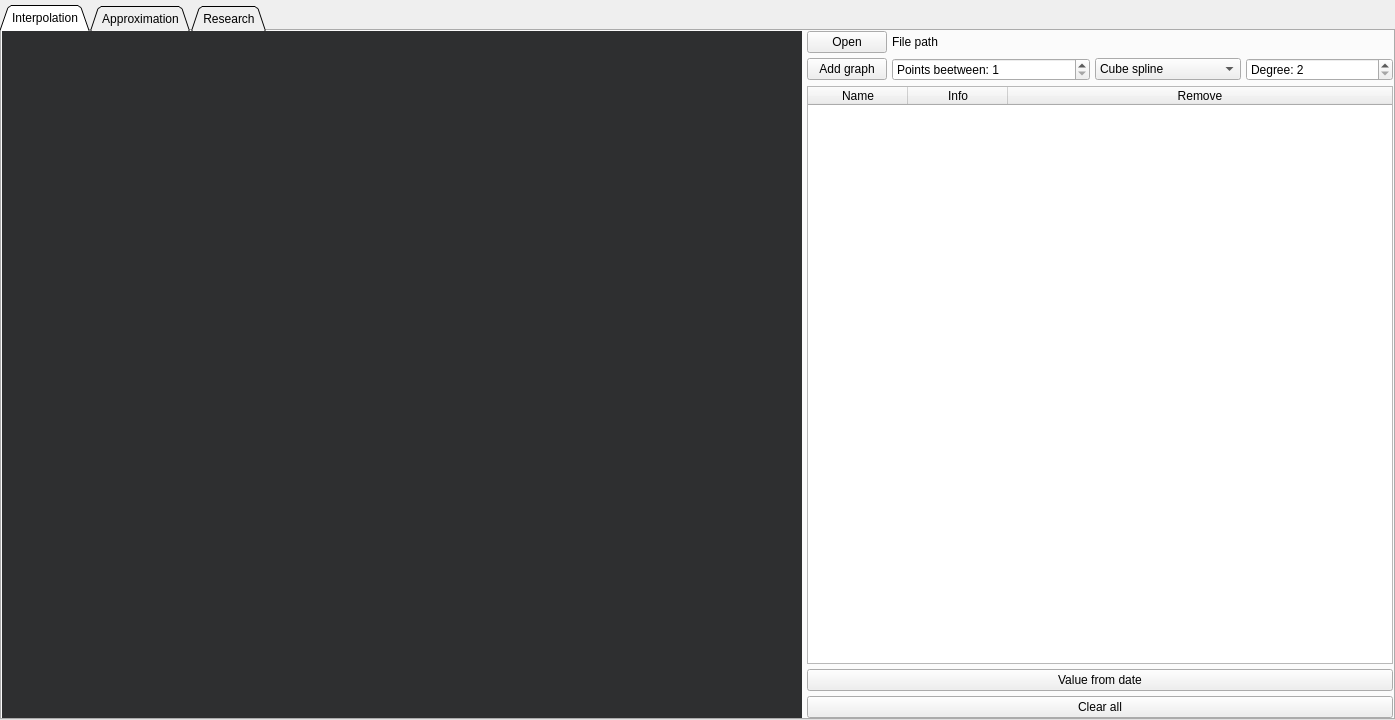
<?xml version="1.0" encoding="UTF-8"?>
<ui version="4.0">
 <class>View</class>
 <widget class="QMainWindow" name="View">
  <property name="geometry">
   <rect>
    <x>0</x>
    <y>0</y>
    <width>1395</width>
    <height>720</height>
   </rect>
  </property>
  <property name="sizePolicy">
   <sizepolicy hsizetype="Expanding" vsizetype="Expanding">
    <horstretch>0</horstretch>
    <verstretch>0</verstretch>
   </sizepolicy>
  </property>
  <property name="minimumSize">
   <size>
    <width>1280</width>
    <height>720</height>
   </size>
  </property>
  <property name="baseSize">
   <size>
    <width>1280</width>
    <height>720</height>
   </size>
  </property>
  <property name="windowTitle">
   <string>Algorithmic trading 1.0</string>
  </property>
  <property name="windowOpacity">
   <double>1.000000000000000</double>
  </property>
  <widget class="QWidget" name="centralwidget">
   <property name="sizePolicy">
    <sizepolicy hsizetype="Expanding" vsizetype="Expanding">
     <horstretch>0</horstretch>
     <verstretch>0</verstretch>
    </sizepolicy>
   </property>
   <property name="autoFillBackground">
    <bool>true</bool>
   </property>
   <layout class="QGridLayout" name="gl_main">
    <property name="sizeConstraint">
     <enum>QLayout::SetMinAndMaxSize</enum>
    </property>
    <property name="leftMargin">
     <number>0</number>
    </property>
    <property name="topMargin">
     <number>5</number>
    </property>
    <property name="rightMargin">
     <number>0</number>
    </property>
    <property name="bottomMargin">
     <number>0</number>
    </property>
    <property name="spacing">
     <number>0</number>
    </property>
    <item row="0" column="0">
     <widget class="QTabWidget" name="tb_main_method">
      <property name="minimumSize">
       <size>
        <width>420</width>
        <height>0</height>
       </size>
      </property>
      <property name="autoFillBackground">
       <bool>false</bool>
      </property>
      <property name="tabPosition">
       <enum>QTabWidget::North</enum>
      </property>
      <property name="tabShape">
       <enum>QTabWidget::Triangular</enum>
      </property>
      <property name="currentIndex">
       <number>0</number>
      </property>
      <property name="elideMode">
       <enum>Qt::ElideLeft</enum>
      </property>
      <property name="usesScrollButtons">
       <bool>false</bool>
      </property>
      <property name="movable">
       <bool>false</bool>
      </property>
      <property name="tabBarAutoHide">
       <bool>false</bool>
      </property>
      <widget class="QWidget" name="tw_interpolation">
       <property name="sizePolicy">
        <sizepolicy hsizetype="Expanding" vsizetype="Expanding">
         <horstretch>0</horstretch>
         <verstretch>0</verstretch>
        </sizepolicy>
       </property>
       <attribute name="title">
        <string>Interpolation</string>
       </attribute>
       <layout class="QGridLayout" name="gl_interpolation">
        <property name="sizeConstraint">
         <enum>QLayout::SetMinAndMaxSize</enum>
        </property>
        <property name="leftMargin">
         <number>0</number>
        </property>
        <property name="topMargin">
         <number>0</number>
        </property>
        <property name="rightMargin">
         <number>0</number>
        </property>
        <property name="bottomMargin">
         <number>0</number>
        </property>
        <property name="spacing">
         <number>5</number>
        </property>
        <item row="1" column="5">
         <widget class="QSpinBox" name="int_degree_sbx">
          <property name="sizePolicy">
           <sizepolicy hsizetype="Minimum" vsizetype="Fixed">
            <horstretch>0</horstretch>
            <verstretch>0</verstretch>
           </sizepolicy>
          </property>
          <property name="minimumSize">
           <size>
            <width>0</width>
            <height>0</height>
           </size>
          </property>
          <property name="prefix">
           <string>Degree: </string>
          </property>
          <property name="minimum">
           <number>2</number>
          </property>
         </widget>
        </item>
        <item row="0" column="0" rowspan="5">
         <widget class="ChartArea" name="int_graph_wgt" native="true">
          <property name="minimumSize">
           <size>
            <width>800</width>
            <height>600</height>
           </size>
          </property>
          <property name="palette">
           <palette>
            <active>
             <colorrole role="Button">
              <brush brushstyle="SolidPattern">
               <color alpha="255">
                <red>46</red>
                <green>47</green>
                <blue>48</blue>
               </color>
              </brush>
             </colorrole>
             <colorrole role="Base">
              <brush brushstyle="SolidPattern">
               <color alpha="255">
                <red>46</red>
                <green>47</green>
                <blue>48</blue>
               </color>
              </brush>
             </colorrole>
             <colorrole role="Window">
              <brush brushstyle="SolidPattern">
               <color alpha="255">
                <red>46</red>
                <green>47</green>
                <blue>48</blue>
               </color>
              </brush>
             </colorrole>
            </active>
            <inactive>
             <colorrole role="Button">
              <brush brushstyle="SolidPattern">
               <color alpha="255">
                <red>46</red>
                <green>47</green>
                <blue>48</blue>
               </color>
              </brush>
             </colorrole>
             <colorrole role="Base">
              <brush brushstyle="SolidPattern">
               <color alpha="255">
                <red>46</red>
                <green>47</green>
                <blue>48</blue>
               </color>
              </brush>
             </colorrole>
             <colorrole role="Window">
              <brush brushstyle="SolidPattern">
               <color alpha="255">
                <red>46</red>
                <green>47</green>
                <blue>48</blue>
               </color>
              </brush>
             </colorrole>
            </inactive>
            <disabled>
             <colorrole role="Button">
              <brush brushstyle="SolidPattern">
               <color alpha="255">
                <red>46</red>
                <green>47</green>
                <blue>48</blue>
               </color>
              </brush>
             </colorrole>
             <colorrole role="Base">
              <brush brushstyle="SolidPattern">
               <color alpha="255">
                <red>46</red>
                <green>47</green>
                <blue>48</blue>
               </color>
              </brush>
             </colorrole>
             <colorrole role="Window">
              <brush brushstyle="SolidPattern">
               <color alpha="255">
                <red>46</red>
                <green>47</green>
                <blue>48</blue>
               </color>
              </brush>
             </colorrole>
            </disabled>
           </palette>
          </property>
          <property name="autoFillBackground">
           <bool>false</bool>
          </property>
          <property name="styleSheet">
           <string notr="true">background-color: rgb(46, 47, 48);
border: 1px solid rgb(46, 47, 48);</string>
          </property>
         </widget>
        </item>
        <item row="1" column="2" colspan="2">
         <widget class="QSpinBox" name="sb_int_points">
          <property name="sizePolicy">
           <sizepolicy hsizetype="Minimum" vsizetype="Fixed">
            <horstretch>0</horstretch>
            <verstretch>0</verstretch>
           </sizepolicy>
          </property>
          <property name="prefix">
           <string>Points beetween: </string>
          </property>
          <property name="minimum">
           <number>1</number>
          </property>
          <property name="maximum">
           <number>100</number>
          </property>
         </widget>
        </item>
        <item row="4" column="1" colspan="5">
         <widget class="QPushButton" name="btn_int_clear">
          <property name="minimumSize">
           <size>
            <width>0</width>
            <height>0</height>
           </size>
          </property>
          <property name="text">
           <string>Clear all</string>
          </property>
         </widget>
        </item>
        <item row="3" column="1" colspan="5">
         <widget class="QPushButton" name="int_data_to_date">
          <property name="minimumSize">
           <size>
            <width>0</width>
            <height>0</height>
           </size>
          </property>
          <property name="text">
           <string>Value from date</string>
          </property>
         </widget>
        </item>
        <item row="1" column="1">
         <widget class="QPushButton" name="int_add_graph">
          <property name="sizePolicy">
           <sizepolicy hsizetype="Fixed" vsizetype="Fixed">
            <horstretch>0</horstretch>
            <verstretch>0</verstretch>
           </sizepolicy>
          </property>
          <property name="minimumSize">
           <size>
            <width>0</width>
            <height>0</height>
           </size>
          </property>
          <property name="text">
           <string>Add graph</string>
          </property>
         </widget>
        </item>
        <item row="2" column="1" colspan="5">
         <widget class="TableController" name="int_tab">
          <property name="sizePolicy">
           <sizepolicy hsizetype="Preferred" vsizetype="Preferred">
            <horstretch>0</horstretch>
            <verstretch>0</verstretch>
           </sizepolicy>
          </property>
          <property name="minimumSize">
           <size>
            <width>420</width>
            <height>0</height>
           </size>
          </property>
          <property name="maximumSize">
           <size>
            <width>16777215</width>
            <height>16777215</height>
           </size>
          </property>
          <attribute name="horizontalHeaderMinimumSectionSize">
           <number>100</number>
          </attribute>
          <attribute name="horizontalHeaderDefaultSectionSize">
           <number>100</number>
          </attribute>
          <attribute name="horizontalHeaderStretchLastSection">
           <bool>true</bool>
          </attribute>
          <attribute name="verticalHeaderStretchLastSection">
           <bool>false</bool>
          </attribute>
          <column>
           <property name="text">
            <string>Name</string>
           </property>
          </column>
          <column>
           <property name="text">
            <string>Info</string>
           </property>
          </column>
          <column>
           <property name="text">
            <string>Remove</string>
           </property>
          </column>
         </widget>
        </item>
        <item row="0" column="1">
         <widget class="QPushButton" name="int_open_btn">
          <property name="sizePolicy">
           <sizepolicy hsizetype="Minimum" vsizetype="Fixed">
            <horstretch>0</horstretch>
            <verstretch>0</verstretch>
           </sizepolicy>
          </property>
          <property name="text">
           <string>Open</string>
          </property>
         </widget>
        </item>
        <item row="0" column="2">
         <widget class="QLabel" name="lbl_int_file">
          <property name="sizePolicy">
           <sizepolicy hsizetype="Fixed" vsizetype="Fixed">
            <horstretch>0</horstretch>
            <verstretch>0</verstretch>
           </sizepolicy>
          </property>
          <property name="text">
           <string>File path</string>
          </property>
         </widget>
        </item>
        <item row="1" column="4">
         <widget class="QComboBox" name="int_type_cbox">
          <property name="sizePolicy">
           <sizepolicy hsizetype="Minimum" vsizetype="Fixed">
            <horstretch>0</horstretch>
            <verstretch>0</verstretch>
           </sizepolicy>
          </property>
          <property name="frame">
           <bool>true</bool>
          </property>
          <item>
           <property name="text">
            <string>Cube spline</string>
           </property>
          </item>
          <item>
           <property name="text">
            <string>Newton's polynomial</string>
           </property>
          </item>
         </widget>
        </item>
        <item row="0" column="3" colspan="3">
         <widget class="QLabel" name="int_file_path_lbl">
          <property name="sizePolicy">
           <sizepolicy hsizetype="Preferred" vsizetype="Fixed">
            <horstretch>0</horstretch>
            <verstretch>0</verstretch>
           </sizepolicy>
          </property>
          <property name="maximumSize">
           <size>
            <width>16777215</width>
            <height>500</height>
           </size>
          </property>
          <property name="text">
           <string/>
          </property>
         </widget>
        </item>
       </layout>
      </widget>
      <widget class="QWidget" name="tw_approximation">
       <property name="sizePolicy">
        <sizepolicy hsizetype="Expanding" vsizetype="Expanding">
         <horstretch>0</horstretch>
         <verstretch>0</verstretch>
        </sizepolicy>
       </property>
       <attribute name="title">
        <string>Approximation</string>
       </attribute>
       <layout class="QGridLayout" name="gl_approximation" rowstretch="0,0,0,0,0">
        <property name="sizeConstraint">
         <enum>QLayout::SetMinAndMaxSize</enum>
        </property>
        <property name="leftMargin">
         <number>0</number>
        </property>
        <property name="topMargin">
         <number>0</number>
        </property>
        <property name="rightMargin">
         <number>0</number>
        </property>
        <property name="bottomMargin">
         <number>0</number>
        </property>
        <property name="spacing">
         <number>5</number>
        </property>
        <item row="0" column="2">
         <widget class="QLabel" name="lbl_app_file">
          <property name="sizePolicy">
           <sizepolicy hsizetype="Fixed" vsizetype="Fixed">
            <horstretch>0</horstretch>
            <verstretch>0</verstretch>
           </sizepolicy>
          </property>
          <property name="text">
           <string>File path</string>
          </property>
         </widget>
        </item>
        <item row="1" column="2" colspan="2">
         <widget class="QSpinBox" name="sb_app_points">
          <property name="sizePolicy">
           <sizepolicy hsizetype="Minimum" vsizetype="Fixed">
            <horstretch>0</horstretch>
            <verstretch>0</verstretch>
           </sizepolicy>
          </property>
          <property name="prefix">
           <string>Points beetwen: </string>
          </property>
          <property name="minimum">
           <number>1</number>
          </property>
          <property name="maximum">
           <number>100</number>
          </property>
         </widget>
        </item>
        <item row="1" column="1">
         <widget class="QPushButton" name="app_add_graph">
          <property name="sizePolicy">
           <sizepolicy hsizetype="Fixed" vsizetype="Fixed">
            <horstretch>0</horstretch>
            <verstretch>0</verstretch>
           </sizepolicy>
          </property>
          <property name="minimumSize">
           <size>
            <width>0</width>
            <height>0</height>
           </size>
          </property>
          <property name="text">
           <string>Add graph</string>
          </property>
         </widget>
        </item>
        <item row="2" column="1" colspan="6">
         <widget class="TableController" name="app_tab">
          <property name="sizePolicy">
           <sizepolicy hsizetype="Preferred" vsizetype="Preferred">
            <horstretch>0</horstretch>
            <verstretch>0</verstretch>
           </sizepolicy>
          </property>
          <property name="minimumSize">
           <size>
            <width>420</width>
            <height>0</height>
           </size>
          </property>
          <property name="maximumSize">
           <size>
            <width>16777215</width>
            <height>16777215</height>
           </size>
          </property>
          <attribute name="horizontalHeaderMinimumSectionSize">
           <number>100</number>
          </attribute>
          <attribute name="horizontalHeaderDefaultSectionSize">
           <number>100</number>
          </attribute>
          <attribute name="horizontalHeaderStretchLastSection">
           <bool>true</bool>
          </attribute>
          <attribute name="verticalHeaderStretchLastSection">
           <bool>false</bool>
          </attribute>
          <column>
           <property name="text">
            <string>Name</string>
           </property>
          </column>
          <column>
           <property name="text">
            <string>Info</string>
           </property>
          </column>
          <column>
           <property name="text">
            <string>Remove</string>
           </property>
          </column>
         </widget>
        </item>
        <item row="4" column="1" colspan="6">
         <widget class="QPushButton" name="btn_app_clear">
          <property name="sizePolicy">
           <sizepolicy hsizetype="Minimum" vsizetype="Fixed">
            <horstretch>0</horstretch>
            <verstretch>0</verstretch>
           </sizepolicy>
          </property>
          <property name="minimumSize">
           <size>
            <width>100</width>
            <height>0</height>
           </size>
          </property>
          <property name="text">
           <string>Clear all</string>
          </property>
         </widget>
        </item>
        <item row="0" column="0" rowspan="5">
         <widget class="ChartArea" name="app_graph_wgt" native="true">
          <property name="minimumSize">
           <size>
            <width>800</width>
            <height>600</height>
           </size>
          </property>
          <property name="autoFillBackground">
           <bool>false</bool>
          </property>
          <property name="styleSheet">
           <string notr="true">background-color: rgb(46, 47, 48);
border: 1px solid rgb(46, 47, 48);</string>
          </property>
         </widget>
        </item>
        <item row="0" column="1">
         <widget class="QPushButton" name="app_open_btn">
          <property name="text">
           <string>Open</string>
          </property>
         </widget>
        </item>
        <item row="3" column="1" colspan="6">
         <widget class="QPushButton" name="app_data_to_date">
          <property name="sizePolicy">
           <sizepolicy hsizetype="Minimum" vsizetype="Fixed">
            <horstretch>0</horstretch>
            <verstretch>0</verstretch>
           </sizepolicy>
          </property>
          <property name="minimumSize">
           <size>
            <width>100</width>
            <height>0</height>
           </size>
          </property>
          <property name="text">
           <string>Value from date</string>
          </property>
         </widget>
        </item>
        <item row="1" column="4">
         <widget class="QSpinBox" name="app_degree_sbx">
          <property name="sizePolicy">
           <sizepolicy hsizetype="Minimum" vsizetype="Fixed">
            <horstretch>0</horstretch>
            <verstretch>0</verstretch>
           </sizepolicy>
          </property>
          <property name="alignment">
           <set>Qt::AlignLeading|Qt::AlignLeft|Qt::AlignVCenter</set>
          </property>
          <property name="prefix">
           <string>Degree: </string>
          </property>
          <property name="minimum">
           <number>1</number>
          </property>
          <property name="maximum">
           <number>6</number>
          </property>
          <property name="value">
           <number>1</number>
          </property>
         </widget>
        </item>
        <item row="1" column="5">
         <widget class="QSpinBox" name="dsb_app_points_after">
          <property name="suffix">
           <string/>
          </property>
          <property name="prefix">
           <string>M: </string>
          </property>
          <property name="minimum">
           <number>1</number>
          </property>
         </widget>
        </item>
        <item row="1" column="6">
         <widget class="QCheckBox" name="app_usersweights_cbx">
          <property name="text">
           <string>Use users weights</string>
          </property>
         </widget>
        </item>
        <item row="0" column="3" colspan="4">
         <widget class="QLabel" name="app_file_path_lbl">
          <property name="sizePolicy">
           <sizepolicy hsizetype="Preferred" vsizetype="Fixed">
            <horstretch>0</horstretch>
            <verstretch>0</verstretch>
           </sizepolicy>
          </property>
          <property name="minimumSize">
           <size>
            <width>100</width>
            <height>0</height>
           </size>
          </property>
          <property name="maximumSize">
           <size>
            <width>450</width>
            <height>16777215</height>
           </size>
          </property>
          <property name="text">
           <string/>
          </property>
         </widget>
        </item>
       </layout>
      </widget>
      <widget class="QWidget" name="tab">
       <attribute name="title">
        <string>Research</string>
       </attribute>
       <layout class="QGridLayout" name="gridLayout_2">
        <item row="2" column="0" colspan="4">
         <widget class="SimpleChart" name="res_graph" native="true"/>
        </item>
        <item row="1" column="1">
         <widget class="QSpinBox" name="res_k_sbx">
          <property name="minimumSize">
           <size>
            <width>200</width>
            <height>0</height>
           </size>
          </property>
          <property name="prefix">
           <string>K: </string>
          </property>
          <property name="minimum">
           <number>0</number>
          </property>
          <property name="maximum">
           <number>2147483647</number>
          </property>
          <property name="value">
           <number>10000</number>
          </property>
         </widget>
        </item>
        <item row="1" column="3">
         <spacer name="horizontalSpacer">
          <property name="orientation">
           <enum>Qt::Horizontal</enum>
          </property>
          <property name="sizeHint" stdset="0">
           <size>
            <width>40</width>
            <height>20</height>
           </size>
          </property>
         </spacer>
        </item>
        <item row="1" column="2">
         <widget class="QSpinBox" name="res_h_sbx">
          <property name="minimumSize">
           <size>
            <width>200</width>
            <height>0</height>
           </size>
          </property>
          <property name="prefix">
           <string>H: </string>
          </property>
          <property name="minimum">
           <number>2</number>
          </property>
          <property name="maximum">
           <number>2147483647</number>
          </property>
         </widget>
        </item>
        <item row="1" column="0">
         <widget class="QPushButton" name="res_calc_btn">
          <property name="text">
           <string>Research</string>
          </property>
         </widget>
        </item>
        <item row="0" column="0">
         <widget class="QPushButton" name="res_open_btn">
          <property name="text">
           <string>Load data</string>
          </property>
         </widget>
        </item>
        <item row="0" column="1">
         <widget class="QLabel" name="res_path_lbl">
          <property name="text">
           <string/>
          </property>
         </widget>
        </item>
       </layout>
      </widget>
     </widget>
    </item>
   </layout>
  </widget>
  <action name="int_Import">
   <property name="text">
    <string>Import data</string>
   </property>
  </action>
  <action name="int_Export">
   <property name="text">
    <string>Export data</string>
   </property>
  </action>
  <action name="app_Import">
   <property name="text">
    <string>Import data</string>
   </property>
  </action>
  <action name="app_Export">
   <property name="text">
    <string>Export data</string>
   </property>
  </action>
 </widget>
 <customwidgets>
  <customwidget>
   <class>TableController</class>
   <extends>QTableWidget</extends>
   <header>tablecontroller.h</header>
  </customwidget>
  <customwidget>
   <class>ChartArea</class>
   <extends>QWidget</extends>
   <header>chartarea.h</header>
   <container>1</container>
  </customwidget>
  <customwidget>
   <class>SimpleChart</class>
   <extends>QWidget</extends>
   <header>simplechart.h</header>
   <container>1</container>
  </customwidget>
 </customwidgets>
 <resources/>
 <connections/>
</ui>
